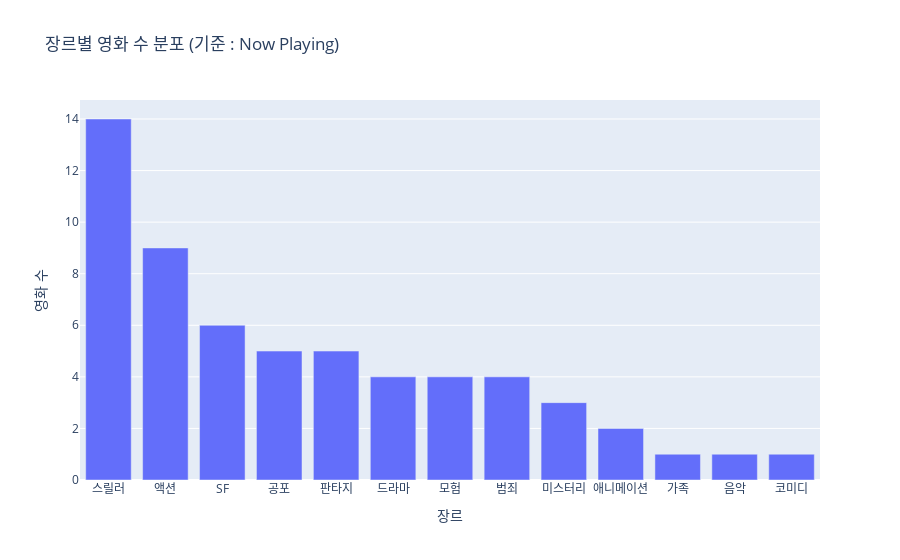

This figure's notebook cell:
### Code cell
import plotly.express as px

fig = px.bar(
    agg.sort_values("movie_count", ascending=False),
    x="genre",
    y="movie_count",
    title="장르별 영화 수 분포 (기준 : Now Playing)"
)

fig.update_layout(xaxis_title="장르", yaxis_title="영화 수")
fig.show()

### Figure 1 — Plotly figure (JSON) as saved in the notebook; plotly's stock layout.template omitted (floating-point values rounded to 4 significant figures)
{"data": [{"alignmentgroup": "True", "hovertemplate": "genre=%{x}<br>movie_count=%{y}<extra></extra>", "legendgroup": "", "marker": {"color": "#636efa", "pattern": {"shape": ""}}, "name": "", "offsetgroup": "", "orientation": "v", "showlegend": false, "textposition": "auto", "type": "bar", "x": ["스릴러", "액션", "SF", "공포", "판타지", "드라마", "모험", "범죄", "미스터리", "애니메이션", "가족", "음악", "코미디"], "xaxis": "x", "y": [14, 9, 6, 5, 5, 4, 4, 4, 3, 2, 1, 1, 1], "yaxis": "y"}], "layout": {"barmode": "relative", "legend": {"tracegroupgap": 0}, "title": {"text": "장르별 영화 수 분포 (기준 : Now Playing)"}, "xaxis": {"anchor": "y", "domain": [0, 1], "title": {"text": "장르"}}, "yaxis": {"anchor": "x", "domain": [0, 1], "title": {"text": "영화 수"}}}}
